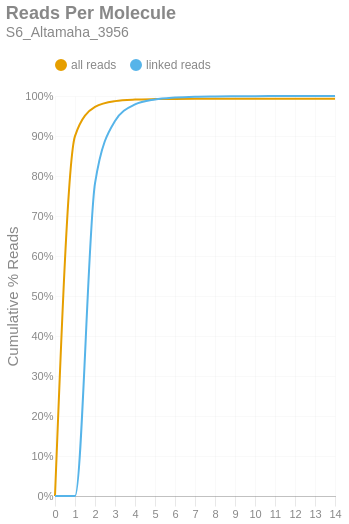

Notebook code for this chart:
### Markdown cell above
### Reads per Molecule
This chart shows the cumulative distribution of the number of reads per linked molecule. That is, how many alignments are associated with a unique molecule. This excludes the number of reads associated with invalid or absent linked-read barcodes. The `linked` histogram is the percentages recalculated when disregarding singletons.

### Code cell
if SKIPLR:
    print_html(f"Skipped")
else:
    counts = np.bincount(valids['reads'].cast(pl.Int64).to_numpy())
    weighted = counts * np.arange(len(counts))
    all_perc = weighted / n_reads
    linked_perc = weighted / n_linked_reads
    linked_perc[1] = 0
    binned_df = pl.DataFrame({
        'readsper': list(range(len(counts))),
        'all reads (cumsum)': np.cumsum(all_perc).tolist(),
        'linked reads (cumsum)': np.cumsum(linked_perc).tolist(),
    })

    with SafeRender(binned_df):
        (
            density_plot(binned_df, 'Reads Per Molecule', samplename, 'readspmol')
            .encode(
                x=alt.X('readsper:O', title=None).axis(labelAngle=0).scale(padding=0),
                y=alt.Y('value:Q', title='Cumulative % Reads').axis(format='%').stack(False),
                color=alt.Color("key:N").scale(domain=["all reads", "linked reads"]),
                tooltip=[
                    alt.Tooltip("key:N", title="Data Type"),
                    alt.Tooltip("readsper:O", title="Reads Per Molecule"),
                    alt.Tooltip("value:Q", format=".2%", title="% Reads (Cum.)")
                ]            
            )
        ).display()

### Figure 1 — Vega-Lite specification as saved in the notebook (floating-point values rounded to 4 significant figures)
{"width": "container", "height": 400, "config": {"title": {"anchor": "start", "dy": -15, "fontSize": 18, "color": "#888888", "subtitleColor": "#888888", "subtitleFontSize": 14}, "arc": {"fill": "#0072B2"}, "axis": {"domainColor": "#888888", "domainWidth": 0.5, "gridWidth": 0.2, "grid": false, "titleFontWeight": 400, "titleFontSize": 15, "labelFontSize": 11, "labelColor": "#888888", "tickColor": "#888888", "tickWidth": 0.2, "titleColor": "#888888"}, "axisBand": {"grid": false}, "axisX": {"grid": true, "tickSize": 10, "domainCap": "round"}, "axisY": {"domain": false, "grid": true, "tickSize": 0, "domainCap": "round"}, "background": "transparent", "header": {"labelFontSize": 15, "labelColor": "#888888", "titleFontSize": 15, "titleFontWeight": 600, "titleColor": "#888888"}, "legend": {"labelFont": "sans-serif", "labelFontSize": 12, "labelColor": "#888888", "symbolSize": 100, "symbolType": "circle", "titleFontSize": 12, "titlePadding": 10, "titleColor": "#888888", "title": null, "orient": "top"}, "range": {"category": ["#E69F00", "#56B4E9", "#009E73", "#F0E442", "#0072B2", "#D55E00", "#CC79A7", "#000000"], "diverging": ["#cfe8f3", "#a2d4ec", "#73bfe2", "#46abdb", "#1696d2", "#12719e"]}, "area": {"fill": "#0072B2", "fillOpacity": 0.7, "line": true, "strokeOpacity": 0.7}, "line": {"color": "#0072B2", "stroke": "#0072B2", "strokeWidth": 2}, "trail": {"color": "#0072B2", "stroke": "#0072B2", "strokeWidth": 0, "size": 1}, "point": {"filled": true, "fillOpacity": 1.0, "size": 95}, "text": {"color": "#888888", "fontSize": 11, "align": "right", "fontWeight": 400, "size": 11}, "bar": {"fill": "#0072B2", "stroke": null}, "view": {"stroke": null, "continuousWidth": 660, "continuousHeight": 400}}, "data": {"name": "data-7b32952161a98a2ef59d45adf896b076"}, "mark": {"type": "line", "interpolate": "monotone", "point": {"opacity": 0, "size": 275}}, "encoding": {"color": {"field": "key", "scale": {"domain": ["all reads", "linked reads"]}, "type": "nominal"}, "tooltip": [{"field": "key", "title": "Data Type", "type": "nominal"}, {"field": "readsper", "title": "Reads Per Molecule", "type": "ordinal"}, {"field": "value", "format": ".2%", "title": "% Reads (Cum.)", "type": "quantitative"}], "x": {"axis": {"labelAngle": 0}, "field": "readsper", "scale": {"padding": 0}, "title": null, "type": "ordinal"}, "y": {"axis": {"format": "%"}, "field": "value", "stack": false, "title": "Cumulative % Reads", "type": "quantitative"}}, "params": [{"name": "param_c36ac31b6afebe62", "select": {"type": "point", "fields": ["key"]}, "bind": "legend"}], "title": {"text": "Reads Per Molecule", "subtitle": "S6_Altamaha_3956"}, "transform": [{"fold": ["all reads (cumsum)", "linked reads (cumsum)"]}, {"calculate": "replace(datum.key, ' (cumsum)', '')", "as": "key"}, {"filter": {"param": "param_c36ac31b6afebe62"}}], "usermeta": {"embedOptions": {"downloadFileName": "S6_Altamaha_3956.readspmol"}}, "$schema": "https://vega.github.io/schema/vega-lite/v6.1.0.json", "datasets": {"data-7b32952161a98a2ef59d45adf896b076": [{"readsper": 0, "all reads (cumsum)": 0.0, "linked reads (cumsum)": 0.0}, {"readsper": 1, "all reads (cumsum)": 0.8999, "linked reads (cumsum)": 0.0}, {"readsper": 2, "all reads (cumsum)": 0.9727, "linked reads (cumsum)": 0.7814}, {"readsper": 3, "all reads (cumsum)": 0.9872, "linked reads (cumsum)": 0.9375}, {"readsper": 4, "all reads (cumsum)": 0.9911, "linked reads (cumsum)": 0.9788}, {"readsper": 5, "all reads (cumsum)": 0.9922, "linked reads (cumsum)": 0.9913}, {"readsper": 6, "all reads (cumsum)": 0.9927, "linked reads (cumsum)": 0.9961}, {"readsper": 7, "all reads (cumsum)": 0.9929, "linked reads (cumsum)": 0.9983}, {"readsper": 8, "all reads (cumsum)": 0.9929, "linked reads (cumsum)": 0.999}, {"readsper": 9, "all reads (cumsum)": 0.993, "linked reads (cumsum)": 0.9993}, {"readsper": 10, "all reads (cumsum)": 0.993, "linked reads (cumsum)": 0.9996}, {"readsper": 11, "all reads (cumsum)": 0.993, "linked reads (cumsum)": 0.9997}, {"readsper": 12, "all reads (cumsum)": 0.993, "linked reads (cumsum)": 0.9998}, {"readsper": 13, "all reads (cumsum)": 0.993, "linked reads (cumsum)": 0.9999}, {"readsper": 14, "all reads (cumsum)": 0.993, "linked reads (cumsum)": 1.0}]}}
